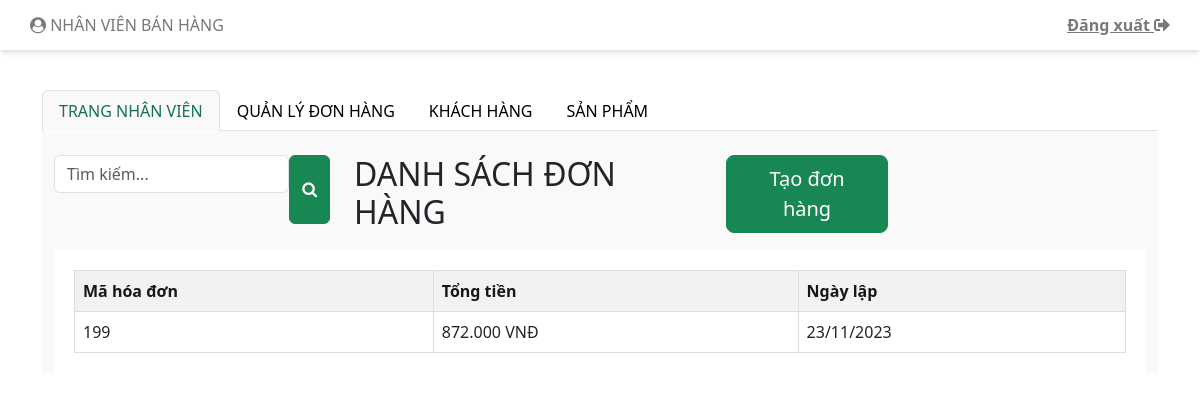
The page /nhanvienbanhang.php (signed in) on the database as committed earlier.
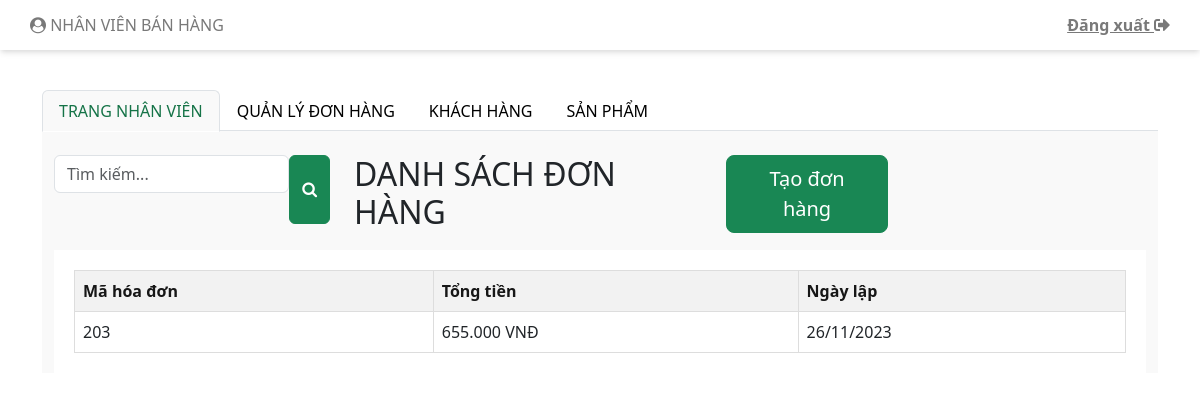
The same page on the database as committed later.
### tables this page shows
CREATE TABLE `hoadon` (
  `MaHoaDon` int(11) NOT NULL,
  `TongTien` double NOT NULL,
  `NgayLap` date NOT NULL,
  `MaNhanVien` int(11) DEFAULT NULL,
  `MaKhachHang` int(11) NOT NULL,
  `DiaChiGiaoHang` varchar(100) NOT NULL,
  `Họ Tên` varchar(100) NOT NULL,
  `SoDienThoai` int(11) NOT NULL,
  `Email` varchar(50) NOT NULL
);

### model/mHoaDon.php (called while the page is built, shortened)
<?php
include_once("connect.php");
class MHoaDon {
    function selectAllHoaDon() {
        $p = new ConnectDB();
        $con = null;
        if ($p->connect_DB($con)) {
            $str = "SELECT * FROM hoadon";
            $tbl = mysqli_query($con, $str);
            return $tbl;
        } else {
            return false;
        }
    }
}
?>

### model/connect.php (called while the page is built, shortened)
<?php
    class ConnectDB{
        function connect_DB(& $conn){
            $conn = mysqli_connect("localhost", "root", "", "mypham");
            if ($conn){
                mysqli_set_charset($conn, "utf8");
                return $conn;
            }else{
                return false;
            }
        }
    }
?>

### controller/cHoaDon.php (called while the page is built, shortened)
<?php
    include_once("Model/mHoaDon.php");
    class cHoaDon{
        function getAllHoaDon(){
            $p = new mHoaDon();
            $tbl = $p -> selectAllHoaDon();
            return $tbl;
        }
    }
?>

### view/vHoaDon.php (the view)
<?php
include_once("Controller/cHoaDon.php");
class VHoaDon {
    function viewAllHoaDon() {
        $c = new CHoaDon();
        $tbl = $c->getAllHoaDon();
        showHoaDon($tbl);
    }
}
function showHoaDon($tbl) {
    if ($tbl) {
        while ($row = mysqli_fetch_assoc($tbl)) {
            echo "<tr>";
            echo "<td>" . $row["MaHoaDon"] . "</td>";
            echo "<td>" . number_format($row["TongTien"], 0, ".", ".") . " VNĐ</td>";
            echo "<td>" . date("d/m/Y", strtotime($row["NgayLap"])) . "</td>";
            echo "</tr>";
        }
    } else {
        echo "Không có dữ liệu hóa đơn.";
    }
}
?>

Rows that differ between the two databases and show on the page:
removed hoadon: MaHoaDon "199", TongTien "872.000", NgayLap "23/11/2023"
added hoadon: MaHoaDon "203", TongTien "655.000", NgayLap "26/11/2023"
